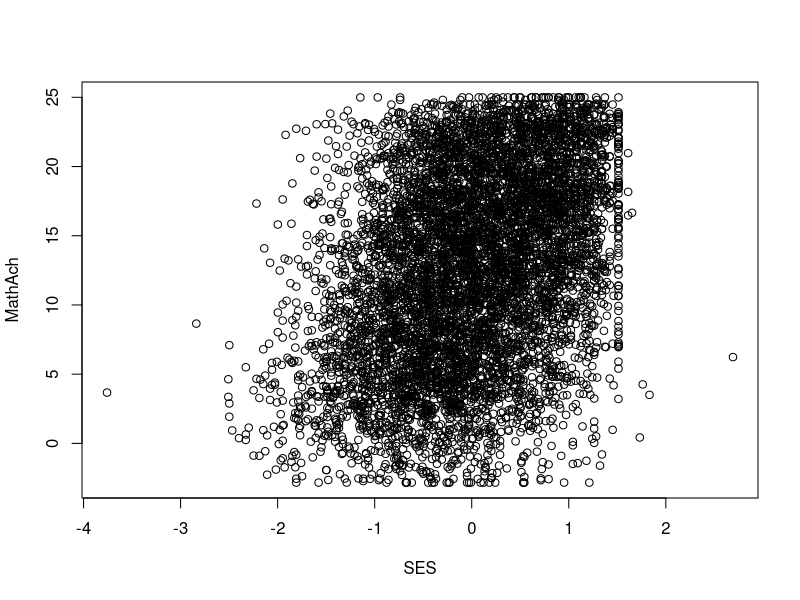
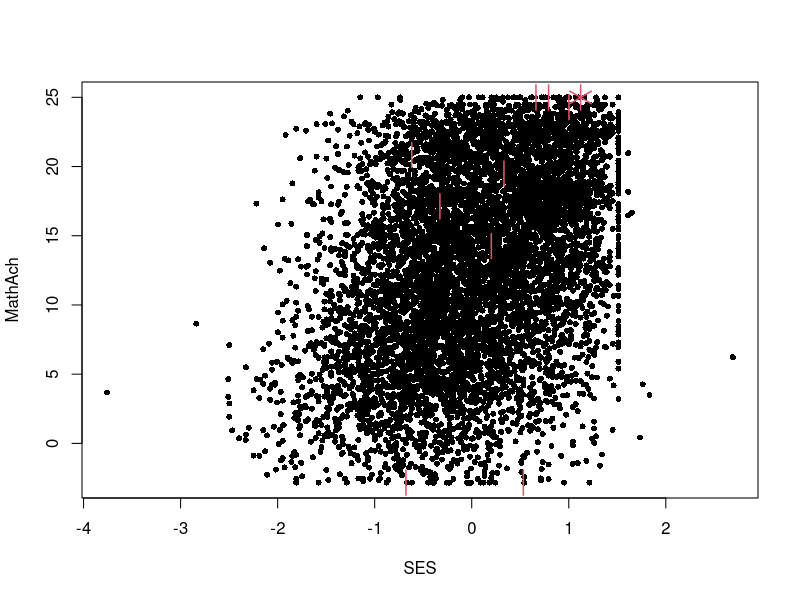
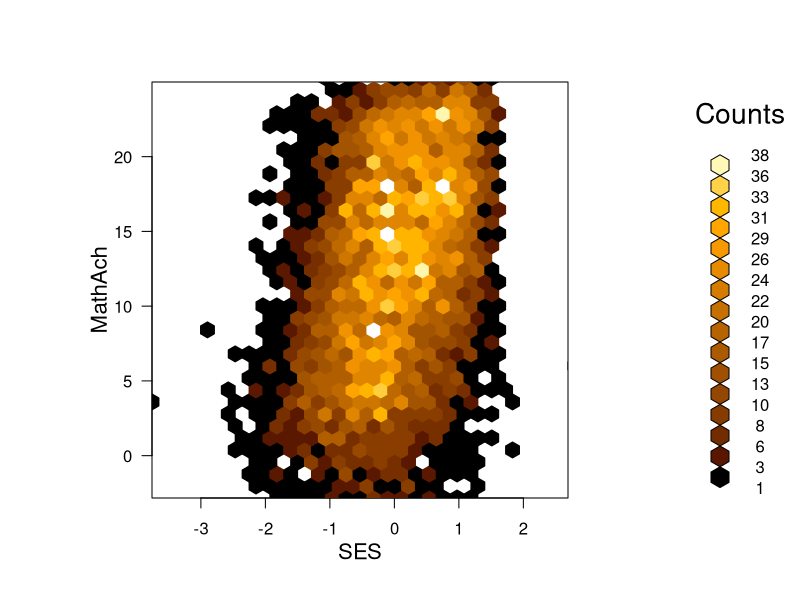

These charts were generated, in order, by the following R code:
library(nlme)
attach(MathAchieve)
plot(SES, MathAch)

library(nlme)
attach(MathAchieve)
sunflowerplot(SES, MathAch)

library(nlme)
attach(MathAchieve)
library(hexbin)
plot(hexbin(SES, MathAch), colramp = heat.ob)

detach(MathAchieve)
